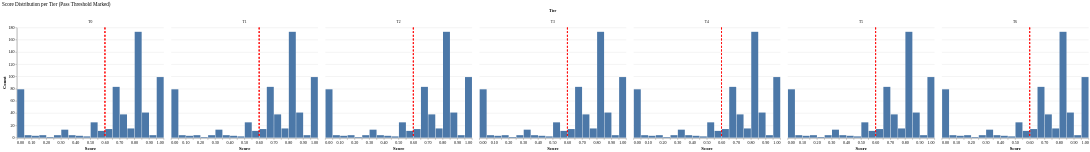

The Vega-Lite source for this figure:
### Vega-Lite specification from a JSON file in a GitHub repository (floating-point values rounded to 4 significant figures; data arrays with more than 128 entries replaced by an {"elided": "..."} marker saying what was removed)
{"config": {"font": "serif", "axis": {"labelFontSize": 11, "titleFontSize": 13, "gridColor": "#e0e0e0", "domainColor": "#333333"}, "legend": {"labelFontSize": 11, "titleFontSize": 12}, "title": {"fontSize": 14, "anchor": "start", "fontWeight": "normal"}, "view": {"stroke": null, "continuousWidth": 400, "continuousHeight": 300}, "mark": {"tooltip": true}}, "data": {"name": "data-abea54f84c1c7d05db13bd3ea4c0304a"}, "facet": {"column": {"field": "tier", "sort": ["T0", "T1", "T2", "T3", "T4", "T5", "T6"], "title": "Tier", "type": "nominal"}}, "spec": {"layer": [{"data": {"name": "data-abea54f84c1c7d05db13bd3ea4c0304a"}, "mark": {"type": "bar"}, "encoding": {"x": {"bin": {"step": 0.05}, "field": "score", "title": "Score", "type": "quantitative"}, "y": {"aggregate": "count", "title": "Count", "type": "quantitative"}}}, {"data": {"name": "data-e8c793d54d7eb511aae8cf155be6b992"}, "mark": {"type": "rule", "color": "red", "strokeDash": [5, 5]}, "encoding": {"x": {"field": "threshold", "type": "quantitative"}}}]}, "title": "Score Distribution per Tier (Pass Threshold Marked)", "$schema": "https://vega.github.io/schema/vega-lite/v6.1.0.json", "datasets": {"data-abea54f84c1c7d05db13bd3ea4c0304a": {"elided": "620 records"}, "data-e8c793d54d7eb511aae8cf155be6b992": [{"tier": "T0", "threshold": 0.6}, {"tier": "T1", "threshold": 0.6}, {"tier": "T2", "threshold": 0.6}, {"tier": "T3", "threshold": 0.6}, {"tier": "T4", "threshold": 0.6}, {"tier": "T5", "threshold": 0.6}, {"tier": "T6", "threshold": 0.6}]}}
